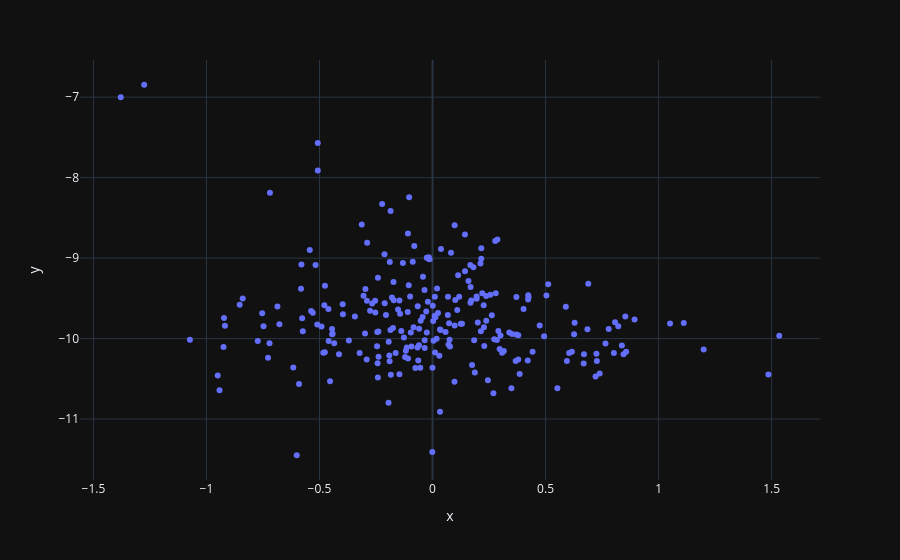

Notebook cell for this chart:
### Code cell
fig = px.scatter(x=df_scores.iloc[:,2], y=log_vol)
fig.show()

### Figure 1 — Plotly figure (JSON) as saved in the notebook; plotly's stock layout.template omitted (floating-point values rounded to 4 significant figures; data arrays with more than 128 entries replaced by an {"elided": "..."} marker saying what was removed)
{"data": [{"hovertemplate": "x=%{x}<br>y=%{y}<extra></extra>", "legendgroup": "", "marker": {"color": "#636efa", "symbol": "circle"}, "mode": "markers", "name": "", "orientation": "v", "showlegend": false, "type": "scatter", "x": {"elided": "247 float values"}, "xaxis": "x", "y": {"elided": "247 float values"}, "yaxis": "y"}], "layout": {"legend": {"tracegroupgap": 0}, "margin": {"t": 60}, "xaxis": {"anchor": "y", "domain": [0, 1], "title": {"text": "x"}}, "yaxis": {"anchor": "x", "domain": [0, 1], "title": {"text": "y"}}}}
